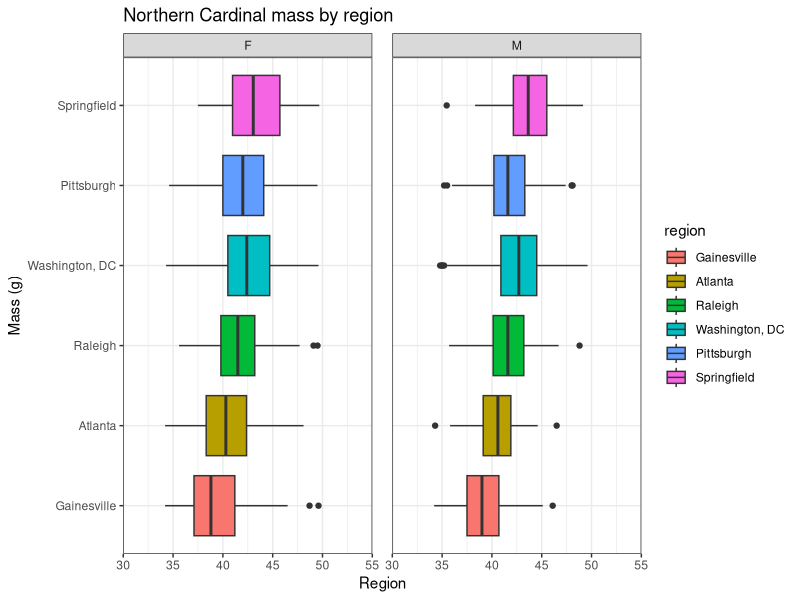

Generate this figure with R: (Note: this script raises an error after producing the figure.)
## ---- chunk 1
knitr::opts_chunk$set(echo = TRUE)

library(knitr) ; library(kableExtra)

options(knitr.table.format = "html")

knitr::opts_chunk$set(message = FALSE)


knitr::opts_chunk$set(warning = FALSE)

# set up ------------------------------------------------------------------

library(tidyverse)


# functions ---------------------------------------------------------------

# Function to add region to a plot (based on siteId field):

addRegion <- function(x){
  xState <- str_sub(x, start = -3, end = -2)
  case_when(
    xState == 'GA' ~ 'Atlanta',
    xState == 'CO' ~ 'Colorado',
    xState == 'FL' ~ 'Gainesville',
    xState == 'NC' ~ 'Raleigh',
    xState == 'PA' ~ 'Pittsburgh',
    xState == 'MA' ~ 'Springfield',
    xState %in% c('MD','DC', 'VA') ~ 'Washington, DC',
    TRUE ~ 'noData'
  )
}

# Outlier functions:


outlierBottom <- function(x){
  median(x) - 2.5*mad(x)
}

outlierTop <- function(x){
  median(x) + 2.5*mad(x)
}

outlierFilter <- function(df, var, x){
  df %>%
    filter(var > outlierBottom(x)) %>%
    filter(var < outlierTop(x))
}

outlierFilter <- function(df, x){
  # Column to analyze:
  colName <- enquo(x)
  # Get values vector:
  values <- df %>% 
    select(!!colName) %>%
    filter((!!colName) < 1000) %>%
    unlist(use.names = FALSE)
  # Filter:
  df %>%
    filter(!is.na((!!colName))) %>%
    filter(
      (!!colName) > median(values) - 2.5*mad(values)) %>%
    filter(
      (!!colName) < median(values) + 2.5*mad(values)
      )
}

# add data ----------------------------------------------------------------


# captures

captures <-
  suppressWarnings(
    read_csv('nocaReport/captureTable.csv') %>%
      setNames(str_replace_all(names(.), 'Capture', '')) %>%
      select(siteID, date, obs:bandNumber, mass:sex) %>%
      mutate(tl  = as.numeric(tl))
  ) %>%
   mutate(region = addRegion(siteID)) %>%
  filter(!region %in% c('Colorado', 'noData')) %>%
  mutate(region = factor(
    region,
    levels = c('Gainesville', 'Atlanta', 'Raleigh', 'Washington, DC', 'Pittsburgh', 'Springfield'))
    )

# NOCA captures:

noca <-
  captures %>%
  filter(spp == 'NOCA')

# Impervious:

imp <- 
  read_csv('nocaReport/impervious.csv') %>%
  filter(distance == 500,
         siteID %in% unique(noca$siteID)
         )

nocaImp <-
  left_join(
    noca, 
    imp %>% 
      select(-region),
    by = 'siteID'
  ) %>%
  filter(!is.na(distance))
## ---- chunk 2
noca %>%
  filter(enc == 'B') %>%
  nrow() %>%
  cat()
## ---- chunk 3
noca %>%
  filter(enc == 'R') %>%
  nrow() %>%
  cat()
## ---- chunk 4
noca %>%
  filter(age %in% c('HY', 'L')) %>%
  nrow() %>%
  cat()
## ---- chunk 5
noca %>%
  filter(age %in% c('AHY', 'ASY', 'SY')) %>%
  nrow() %>%
  cat()
## ---- chunk 6
noca %>%
  filter(age %in% c('noData', 'U')) %>%
  nrow() %>%
  cat()
## ---- chunk 7
noca %>%
  filter(sex  == 'F') %>%
  nrow() %>%
  cat()
## ---- chunk 8
noca %>%
  filter(sex == 'M') %>%
  nrow() %>%
  cat()
## ---- chunk 9
noca %>%
  filter(sex %in% c('noData', 'U')) %>%
  nrow() %>%
  cat()
## ---- chunk 10
noca %>%
  filter(region == 'Atlanta') %>%
  nrow() %>%
  cat()
## ---- chunk 11
noca %>%
  filter(region == 'Gainesville') %>%
  nrow() %>%
  cat()
## ---- chunk 12
noca %>%
  filter(region == 'Pittsburgh') %>%
  nrow() %>%
  cat()
## ---- chunk 13
noca %>%
  filter(region == 'Raleigh') %>%
  nrow() %>%
  cat()
## ---- chunk 14
noca %>%
  filter(region == 'Springfield') %>%
  nrow() %>%
  cat()
## ---- chunk 15
noca %>%
  filter(region == 'Washington, DC') %>%
  nrow() %>%
  cat()
## ---- chunk 16
noca %>%
  filter(sex %in% c('M', 'F')) %>%
  outlierFilter(mass) %>%
  ggplot(aes(x = region, y = mass)) +
  geom_boxplot(aes(fill = region)) +
  facet_wrap(~sex) +
  coord_flip() +
   labs(title = 'Northern Cardinal mass by region',
       x = 'Mass (g)',
       y = 'Region') +
  scale_y_continuous(expand = c(0,0),
                     limits = c(30, 55)) +
  theme_bw() +
  theme(
    panel.spacing.x = unit(1, "lines")
  )
## ---- chunk 17
noca %>%
  filter(sex %in% c('M', 'F')) %>%
  outlierFilter(wing) %>%
  mutate(sex = factor(sex, labels = c('Female', 'Male'))) %>%
  ggplot(aes(x = region, y = wing)) +
  geom_boxplot(aes(fill = region)) +
  facet_wrap(~sex) +
  labs(title = 'Northern Cardinal wing chord length by region',
       x = 'Wing chord (mm)',
       y = 'Region') +
  coord_flip() +
  scale_y_continuous(expand = c(0,0),
                     limits = c(80, 100)) +
  theme_bw() +
  theme(
    panel.spacing.x = unit(1, "lines")
  )
## ---- chunk 18
noca %>%
  filter(sex %in% c('M', 'F')) %>%
  outlierFilter(tl) %>%
  mutate(sex = factor(sex, labels = c('Female', 'Male'))) %>%
  ggplot(aes(x = region, y = tl)) +
  geom_boxplot(aes(fill = region)) +
  facet_wrap(~sex) +
  labs(title = 'Northern Cardinal tail length by region',
       x = 'Tail (mm)',
       y = 'Region') +
  coord_flip() +
  scale_y_continuous(expand = c(0,0),
                     limits = c(80, 120)) +
  theme_bw() +
  theme(
    panel.spacing.x = unit(1, "lines")
  )
## ---- chunk 19
noca %>%
  filter(sex %in% c('M', 'F')) %>%
  outlierFilter(mass) %>%
  outlierFilter(wing) %>%
  mutate(sex = factor(sex, labels = c('Female', 'Male'))) %>%
  ggplot(aes(x = mass, y = wing)) +
  geom_point(aes(color = region), alpha = 0.2) +
  stat_smooth(aes(color = region, fill = region), method = 'glm') +
  facet_wrap(~sex) +
  labs(title = 'Northern Cardinal mass:wing by region',
       x = 'Mass (g)',
       y = 'Wing (mm)') +
  theme_bw() +
  theme(
    panel.spacing.x = unit(1, "lines")
  )
## ---- chunk 20
nocaImp %>%
  ggplot(aes(x = imp)) +
  geom_density(aes(fill = region)) +
  facet_wrap(~region) +
  theme_bw() +
  scale_x_continuous(expand = c(0,0),
                     limits = c(0, 100)) +
  scale_y_continuous(expand = c(0,0),
                     limits = c(0, .07)) +
  labs(title = 'Density distribution of Northern Cardinal captures across the rural-to-urban gradient',
       x =  'Proportion of impervious surface within 500m',
       y = 'Point density') +
  theme(
    panel.spacing.x = unit(1, "lines")
  )
## ---- chunk 21
nocaImp %>%
  filter(sex %in% c('M', 'F')) %>%
  outlierFilter(mass) %>%
  mutate(sex = factor(sex, labels = c('Female', 'Male'))) %>%
  ggplot(aes(x = imp, y = mass)) +
  geom_point(alpha = 0.2) +
  stat_smooth(method = 'glm') +
  facet_wrap(~sex) +
  labs(title = 'Northern Cardinal mass by impervious surface across regions',
       x = 'Proportion of impervious surface within 500m',
       y = 'Mass (g)') +
  theme_bw() +
  theme(
    panel.spacing.x = unit(1, "lines")
  )
## ---- chunk 22
nocaImp %>%
  filter(sex %in% c('M', 'F')) %>%
  outlierFilter(wing) %>%
  mutate(sex = factor(sex, labels = c('Female', 'Male'))) %>%
  ggplot(aes(x = imp, y = wing)) +
  geom_point(alpha = 0.2) +
  stat_smooth(method = 'glm') +
  facet_wrap(~sex) +
  labs(title = 'Northern Cardinal wing chord length by impervious surface across regions',
       x = 'Proportion of impervious surface within 500m',
       y = 'Wing chord length (mm)') +
  theme_bw() +
  theme(
    panel.spacing.x = unit(1, "lines")
  )
## ---- chunk 23
nocaImp %>%
  filter(sex %in% c('M', 'F')) %>%
  outlierFilter(wing) %>%
  outlierFilter(mass) %>%
  mutate(
    sex = factor(sex, labels = c('Female', 'Male')),
    massWing = mass/wing) %>%
  ggplot(aes(x = imp, y = massWing)) +
  geom_point(alpha = 0.2) +
  stat_smooth(method = 'glm') +
  facet_wrap(~sex) +
  labs(title = 'Northern Cardinal mass:wing ratio by impervious surface across regions',
       x = 'Proportion of impervious surface within 500m',
       y = 'Mass:wing ratio') +
  theme_bw() +
  theme(
    panel.spacing.x = unit(1, "lines")
  )
## ---- chunk 24
nocaImp %>%
  filter(sex %in% c('M', 'F')) %>%
  outlierFilter(mass) %>%
  mutate(sex = factor(sex, labels = c('Female', 'Male'))) %>%
  ggplot(aes(x = imp, y = mass)) +
  geom_point(aes(color = region), alpha = 0.2) +
  stat_smooth(aes(color = region, fill = region), method = 'glm') +
  facet_wrap(~sex) +
  labs(title = 'Northern Cardinal mass by impervious surface by region',
       x = 'Proportion of impervious surface within 500m',
       y = 'Mass (g)') +
  theme_bw() +
  theme(
    panel.spacing.x = unit(1, "lines")
  )
## ---- chunk 25
nocaImp %>%
  filter(sex %in% c('M', 'F')) %>%
  outlierFilter(wing) %>%
  mutate(sex = factor(sex, labels = c('Female', 'Male'))) %>%
  ggplot(aes(x = imp, y = wing)) +
  geom_point(aes(color = region), alpha = 0.2) +
  stat_smooth(aes(color = region, fill = region), method = 'glm') +
  facet_wrap(~sex) +
  labs(title = 'Northern Cardinal wing chord length by impervious surface by region',
       x = 'Proportion of impervious surface within 500m',
       y = 'Wing chord length (mm)') +
  theme_bw() +
  theme(
    panel.spacing.x = unit(1, "lines")
  )
## ---- chunk 26
nocaImp %>%
  filter(sex %in% c('M', 'F')) %>%
  outlierFilter(wing) %>%
  outlierFilter(mass) %>%
  mutate(
    sex = factor(sex, labels = c('Female', 'Male')),
    massWing = mass/wing) %>%
  ggplot(aes(x = imp, y = massWing)) +
  geom_point(aes(color = region), alpha = 0.2) +
  stat_smooth(aes(color = region, fill = region), method = 'glm') +
  facet_wrap(~sex) +
  labs(title = 'Northern Cardinal mass:wing ratio by impervious surface by region',
       x = 'Proportion of impervious surface within 500m',
       y = 'Mass:wing ratio') +
  theme_bw() +
  theme(
    panel.spacing.x = unit(1, "lines")
  )
